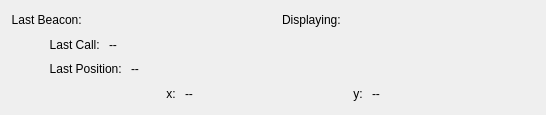
<?xml version="1.0" encoding="UTF-8"?>
<ui version="4.0">
 <class>TabletStatus</class>
 <widget class="QWidget" name="TabletStatus">
  <property name="geometry">
   <rect>
    <x>0</x>
    <y>0</y>
    <width>546</width>
    <height>115</height>
   </rect>
  </property>
  <property name="windowTitle">
   <string>Tablet Status</string>
  </property>
  <layout class="QVBoxLayout" name="verticalLayout">
   <item>
    <layout class="QHBoxLayout" name="horizontalLayout">
     <item>
      <widget class="QLabel" name="label">
       <property name="sizePolicy">
        <sizepolicy hsizetype="Maximum" vsizetype="Preferred">
         <horstretch>0</horstretch>
         <verstretch>0</verstretch>
        </sizepolicy>
       </property>
       <property name="text">
        <string>Last Beacon: </string>
       </property>
       <property name="alignment">
        <set>Qt::AlignRight|Qt::AlignTrailing|Qt::AlignVCenter</set>
       </property>
      </widget>
     </item>
     <item>
      <widget class="QLabel" name="beacon">
       <property name="text">
        <string/>
       </property>
      </widget>
     </item>
     <item>
      <widget class="QLabel" name="label_3">
       <property name="sizePolicy">
        <sizepolicy hsizetype="Maximum" vsizetype="Preferred">
         <horstretch>0</horstretch>
         <verstretch>0</verstretch>
        </sizepolicy>
       </property>
       <property name="text">
        <string>Displaying: </string>
       </property>
       <property name="alignment">
        <set>Qt::AlignRight|Qt::AlignTrailing|Qt::AlignVCenter</set>
       </property>
      </widget>
     </item>
     <item>
      <widget class="QLabel" name="map">
       <property name="text">
        <string/>
       </property>
      </widget>
     </item>
    </layout>
   </item>
   <item>
    <layout class="QHBoxLayout" name="horizontalLayout_2">
     <item>
      <widget class="QLabel" name="call_warn">
       <property name="minimumSize">
        <size>
         <width>32</width>
         <height>0</height>
        </size>
       </property>
       <property name="maximumSize">
        <size>
         <width>32</width>
         <height>16777215</height>
        </size>
       </property>
       <property name="text">
        <string/>
       </property>
       <property name="alignment">
        <set>Qt::AlignCenter</set>
       </property>
      </widget>
     </item>
     <item>
      <widget class="QLabel" name="label_6">
       <property name="sizePolicy">
        <sizepolicy hsizetype="Maximum" vsizetype="Preferred">
         <horstretch>0</horstretch>
         <verstretch>0</verstretch>
        </sizepolicy>
       </property>
       <property name="text">
        <string>Last Call: </string>
       </property>
       <property name="alignment">
        <set>Qt::AlignRight|Qt::AlignTrailing|Qt::AlignVCenter</set>
       </property>
      </widget>
     </item>
     <item>
      <widget class="QLabel" name="call_time">
       <property name="text">
        <string>--</string>
       </property>
      </widget>
     </item>
    </layout>
   </item>
   <item>
    <layout class="QHBoxLayout" name="horizontalLayout_3">
     <item>
      <widget class="QLabel" name="pos_warn">
       <property name="minimumSize">
        <size>
         <width>32</width>
         <height>0</height>
        </size>
       </property>
       <property name="maximumSize">
        <size>
         <width>32</width>
         <height>16777215</height>
        </size>
       </property>
       <property name="text">
        <string/>
       </property>
      </widget>
     </item>
     <item>
      <widget class="QLabel" name="label_9">
       <property name="sizePolicy">
        <sizepolicy hsizetype="Maximum" vsizetype="Preferred">
         <horstretch>0</horstretch>
         <verstretch>0</verstretch>
        </sizepolicy>
       </property>
       <property name="text">
        <string>Last Position: </string>
       </property>
       <property name="alignment">
        <set>Qt::AlignRight|Qt::AlignTrailing|Qt::AlignVCenter</set>
       </property>
      </widget>
     </item>
     <item>
      <widget class="QLabel" name="pos_time">
       <property name="text">
        <string>--</string>
       </property>
      </widget>
     </item>
    </layout>
   </item>
   <item>
    <layout class="QHBoxLayout" name="horizontalLayout_4">
     <item>
      <spacer name="horizontalSpacer">
       <property name="orientation">
        <enum>Qt::Horizontal</enum>
       </property>
       <property name="sizeHint" stdset="0">
        <size>
         <width>40</width>
         <height>20</height>
        </size>
       </property>
      </spacer>
     </item>
     <item>
      <widget class="QLabel" name="label_11">
       <property name="sizePolicy">
        <sizepolicy hsizetype="Maximum" vsizetype="Preferred">
         <horstretch>0</horstretch>
         <verstretch>0</verstretch>
        </sizepolicy>
       </property>
       <property name="text">
        <string>x: </string>
       </property>
       <property name="alignment">
        <set>Qt::AlignRight|Qt::AlignTrailing|Qt::AlignVCenter</set>
       </property>
      </widget>
     </item>
     <item>
      <widget class="QLabel" name="x">
       <property name="text">
        <string>--</string>
       </property>
      </widget>
     </item>
     <item>
      <spacer name="horizontalSpacer_2">
       <property name="orientation">
        <enum>Qt::Horizontal</enum>
       </property>
       <property name="sizeHint" stdset="0">
        <size>
         <width>40</width>
         <height>20</height>
        </size>
       </property>
      </spacer>
     </item>
     <item>
      <widget class="QLabel" name="label_13">
       <property name="sizePolicy">
        <sizepolicy hsizetype="Maximum" vsizetype="Preferred">
         <horstretch>0</horstretch>
         <verstretch>0</verstretch>
        </sizepolicy>
       </property>
       <property name="text">
        <string>y: </string>
       </property>
       <property name="alignment">
        <set>Qt::AlignRight|Qt::AlignTrailing|Qt::AlignVCenter</set>
       </property>
      </widget>
     </item>
     <item>
      <widget class="QLabel" name="y">
       <property name="text">
        <string>--</string>
       </property>
      </widget>
     </item>
     <item>
      <spacer name="horizontalSpacer_3">
       <property name="orientation">
        <enum>Qt::Horizontal</enum>
       </property>
       <property name="sizeHint" stdset="0">
        <size>
         <width>40</width>
         <height>20</height>
        </size>
       </property>
      </spacer>
     </item>
    </layout>
   </item>
  </layout>
 </widget>
 <resources/>
 <connections/>
</ui>
